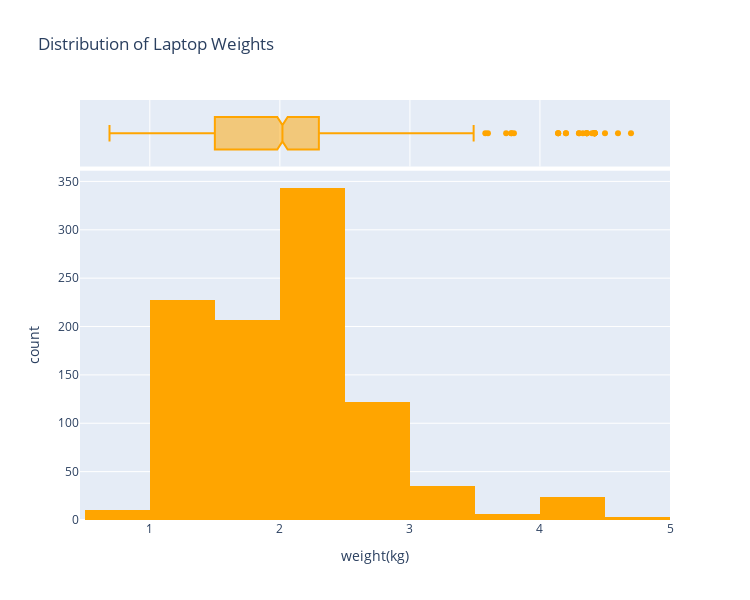

Notebook code cell kept with this figure:
### Code cell
fig = px.histogram(laptop, x = 'weight(kg)', title='Distribution of Laptop Weights', marginal='box', color_discrete_sequence=['#FFA500'], nbins = 10)
fig.update_layout(width = 750, height = 600)
fig.show()

### Figure 1 — Plotly figure (JSON) as saved in the notebook; plotly's stock layout.template omitted (floating-point values rounded to 4 significant figures; data arrays with more than 128 entries replaced by an {"elided": "..."} marker saying what was removed)
{"data": [{"alignmentgroup": "True", "bingroup": "x", "hovertemplate": "weight(kg)=%{x}<br>count=%{y}<extra></extra>", "legendgroup": "", "marker": {"color": "#FFA500", "pattern": {"shape": ""}}, "name": "", "nbinsx": 10, "offsetgroup": "", "orientation": "v", "showlegend": false, "type": "histogram", "x": {"elided": "977 float values"}, "xaxis": "x", "yaxis": "y"}, {"alignmentgroup": "True", "hovertemplate": "weight(kg)=%{x}<extra></extra>", "legendgroup": "", "marker": {"color": "#FFA500"}, "name": "", "notched": true, "offsetgroup": "", "showlegend": false, "type": "box", "x": {"elided": "977 float values"}, "xaxis": "x2", "yaxis": "y2"}], "layout": {"barmode": "relative", "height": 600, "legend": {"tracegroupgap": 0}, "title": {"text": "Distribution of Laptop Weights"}, "width": 750, "xaxis": {"anchor": "y", "domain": [0, 1], "title": {"text": "weight(kg)"}}, "xaxis2": {"anchor": "y2", "domain": [0, 1], "matches": "x", "showgrid": true, "showticklabels": false}, "yaxis": {"anchor": "x", "domain": [0, 0.8316], "title": {"text": "count"}}, "yaxis2": {"anchor": "x2", "domain": [0.8416, 1], "matches": "y2", "showgrid": false, "showline": false, "showticklabels": false, "ticks": ""}}}
